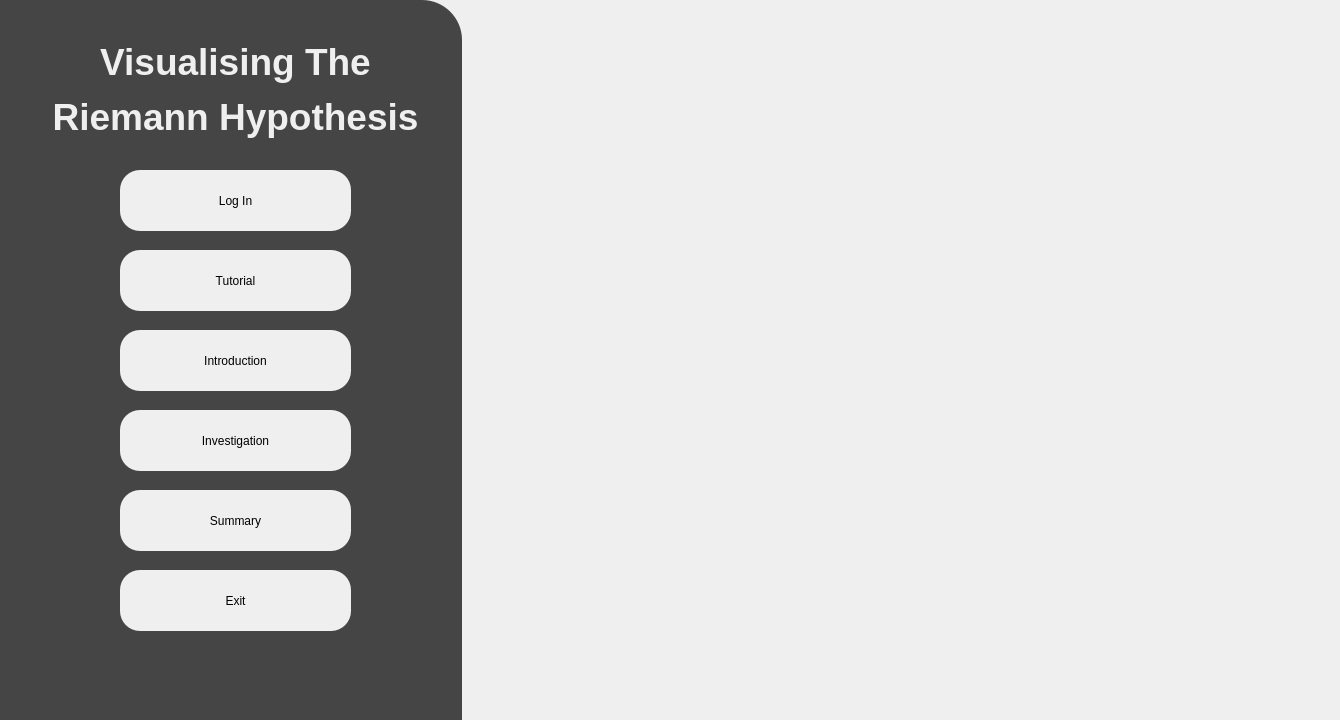
<?xml version="1.0" encoding="UTF-8"?>
<ui version="4.0">
 <class>MainMenu</class>
 <widget class="QDialog" name="MainMenu">
  <property name="enabled">
   <bool>true</bool>
  </property>
  <property name="geometry">
   <rect>
    <x>0</x>
    <y>0</y>
    <width>1340</width>
    <height>720</height>
   </rect>
  </property>
  <property name="sizePolicy">
   <sizepolicy hsizetype="Expanding" vsizetype="Expanding">
    <horstretch>0</horstretch>
    <verstretch>0</verstretch>
   </sizepolicy>
  </property>
  <property name="windowTitle">
   <string>Visualing The Riemann Hypothesis - Main Menu</string>
  </property>
  <widget class="QWidget" name="MainWidget" native="true">
   <property name="geometry">
    <rect>
     <x>0</x>
     <y>0</y>
     <width>1340</width>
     <height>720</height>
    </rect>
   </property>
   <property name="sizePolicy">
    <sizepolicy hsizetype="Expanding" vsizetype="Expanding">
     <horstretch>0</horstretch>
     <verstretch>0</verstretch>
    </sizepolicy>
   </property>
   <widget class="QWidget" name="SideWidget" native="true">
    <property name="geometry">
     <rect>
      <x>-50</x>
      <y>0</y>
      <width>512</width>
      <height>900</height>
     </rect>
    </property>
    <property name="styleSheet">
     <string notr="true">background-color:rgb(69, 69, 69) ;
border-radius:40px;</string>
    </property>
    <widget class="QLabel" name="Title">
     <property name="geometry">
      <rect>
       <x>100</x>
       <y>30</y>
       <width>371</width>
       <height>121</height>
      </rect>
     </property>
     <property name="styleSheet">
      <string notr="true">font: 36pt &quot;Sans Serif&quot;; color:rgb(239, 239, 239)</string>
     </property>
     <property name="text">
      <string>&lt;html&gt;&lt;head/&gt;&lt;body&gt;&lt;p align=&quot;center&quot;&gt;&lt;span style=&quot; font-size:28pt; font-weight:600;&quot;&gt;Visualising The&lt;/span&gt;&lt;/p&gt;&lt;p align=&quot;center&quot;&gt;&lt;span style=&quot; font-size:28pt; font-weight:600;&quot;&gt;Riemann Hypothesis&lt;/span&gt;&lt;/p&gt;&lt;/body&gt;&lt;/html&gt;</string>
     </property>
    </widget>
    <widget class="QPushButton" name="InvestigationButton">
     <property name="geometry">
      <rect>
       <x>170</x>
       <y>410</y>
       <width>231</width>
       <height>61</height>
      </rect>
     </property>
     <property name="cursor">
      <cursorShape>PointingHandCursor</cursorShape>
     </property>
     <property name="styleSheet">
      <string notr="true">background-color: rgb(239, 239, 239);
border-radius:20px;
font: 18pt &quot;Sans Serif&quot;;</string>
     </property>
     <property name="text">
      <string>Investigation</string>
     </property>
    </widget>
    <widget class="QPushButton" name="LogInButton">
     <property name="geometry">
      <rect>
       <x>170</x>
       <y>170</y>
       <width>231</width>
       <height>61</height>
      </rect>
     </property>
     <property name="cursor">
      <cursorShape>PointingHandCursor</cursorShape>
     </property>
     <property name="styleSheet">
      <string notr="true">background-color: rgb(239, 239, 239);
border-radius:20px;
font: 18pt &quot;Sans Serif&quot;;</string>
     </property>
     <property name="text">
      <string>Log In</string>
     </property>
     <property name="checkable">
      <bool>false</bool>
     </property>
     <property name="checked">
      <bool>false</bool>
     </property>
    </widget>
    <widget class="QPushButton" name="TutorialButton">
     <property name="geometry">
      <rect>
       <x>170</x>
       <y>250</y>
       <width>231</width>
       <height>61</height>
      </rect>
     </property>
     <property name="cursor">
      <cursorShape>PointingHandCursor</cursorShape>
     </property>
     <property name="styleSheet">
      <string notr="true">background-color: rgb(239, 239, 239);
border-radius:20px;
font: 18pt &quot;Sans Serif&quot;;</string>
     </property>
     <property name="text">
      <string>Tutorial</string>
     </property>
    </widget>
    <widget class="QPushButton" name="IntroductionButton">
     <property name="geometry">
      <rect>
       <x>170</x>
       <y>330</y>
       <width>231</width>
       <height>61</height>
      </rect>
     </property>
     <property name="cursor">
      <cursorShape>PointingHandCursor</cursorShape>
     </property>
     <property name="styleSheet">
      <string notr="true">background-color: rgb(239, 239, 239);
border-radius:20px;
font: 18pt &quot;Sans Serif&quot;;</string>
     </property>
     <property name="text">
      <string>Introduction</string>
     </property>
    </widget>
    <widget class="QPushButton" name="SummaryButton">
     <property name="geometry">
      <rect>
       <x>170</x>
       <y>490</y>
       <width>231</width>
       <height>61</height>
      </rect>
     </property>
     <property name="cursor">
      <cursorShape>PointingHandCursor</cursorShape>
     </property>
     <property name="styleSheet">
      <string notr="true">background-color: rgb(239, 239, 239);
border-radius:20px;
font: 18pt &quot;Sans Serif&quot;;</string>
     </property>
     <property name="text">
      <string>Summary</string>
     </property>
    </widget>
    <widget class="QPushButton" name="ExitButton">
     <property name="geometry">
      <rect>
       <x>170</x>
       <y>570</y>
       <width>231</width>
       <height>61</height>
      </rect>
     </property>
     <property name="cursor">
      <cursorShape>PointingHandCursor</cursorShape>
     </property>
     <property name="styleSheet">
      <string notr="true">background-color: rgb(239, 239, 239);
border-radius:20px;
font: 18pt &quot;Sans Serif&quot;;</string>
     </property>
     <property name="text">
      <string>Exit</string>
     </property>
    </widget>
   </widget>
   <widget class="QLabel" name="BackgroundImage">
    <property name="geometry">
     <rect>
      <x>0</x>
      <y>0</y>
      <width>1340</width>
      <height>720</height>
     </rect>
    </property>
    <property name="sizePolicy">
     <sizepolicy hsizetype="Expanding" vsizetype="Expanding">
      <horstretch>0</horstretch>
      <verstretch>0</verstretch>
     </sizepolicy>
    </property>
    <property name="text">
     <string/>
    </property>
    <property name="pixmap">
     <pixmap>../Media/zeta-graph.jpg</pixmap>
    </property>
    <property name="scaledContents">
     <bool>true</bool>
    </property>
   </widget>
   <zorder>BackgroundImage</zorder>
   <zorder>SideWidget</zorder>
  </widget>
 </widget>
 <resources/>
 <connections/>
</ui>
